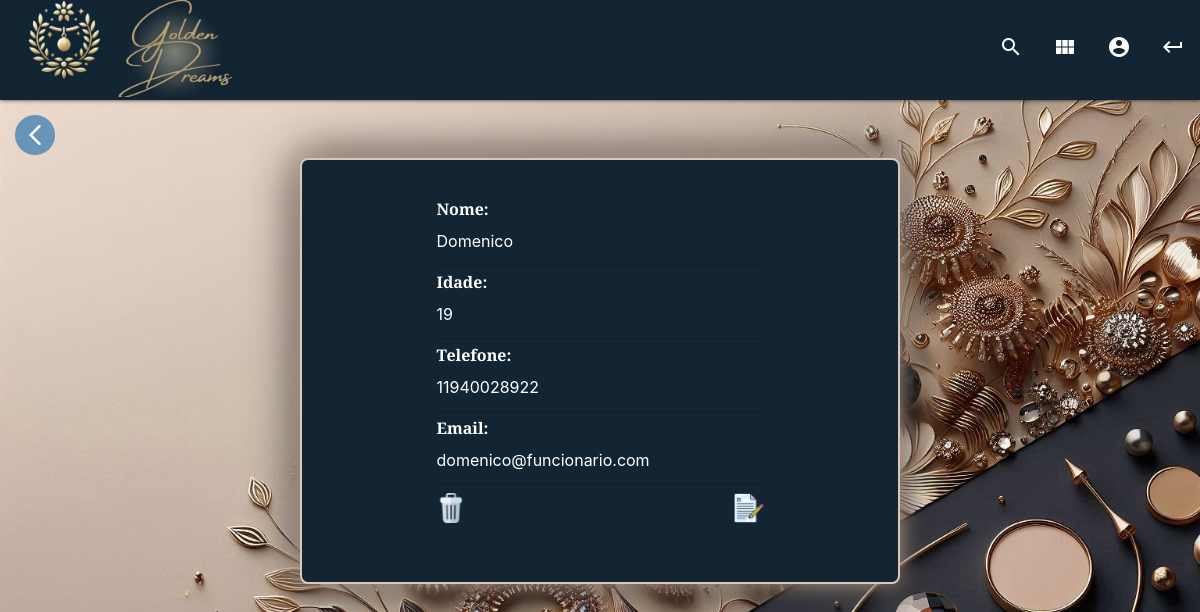
Page /model/listarfunc.php on the earlier database version.
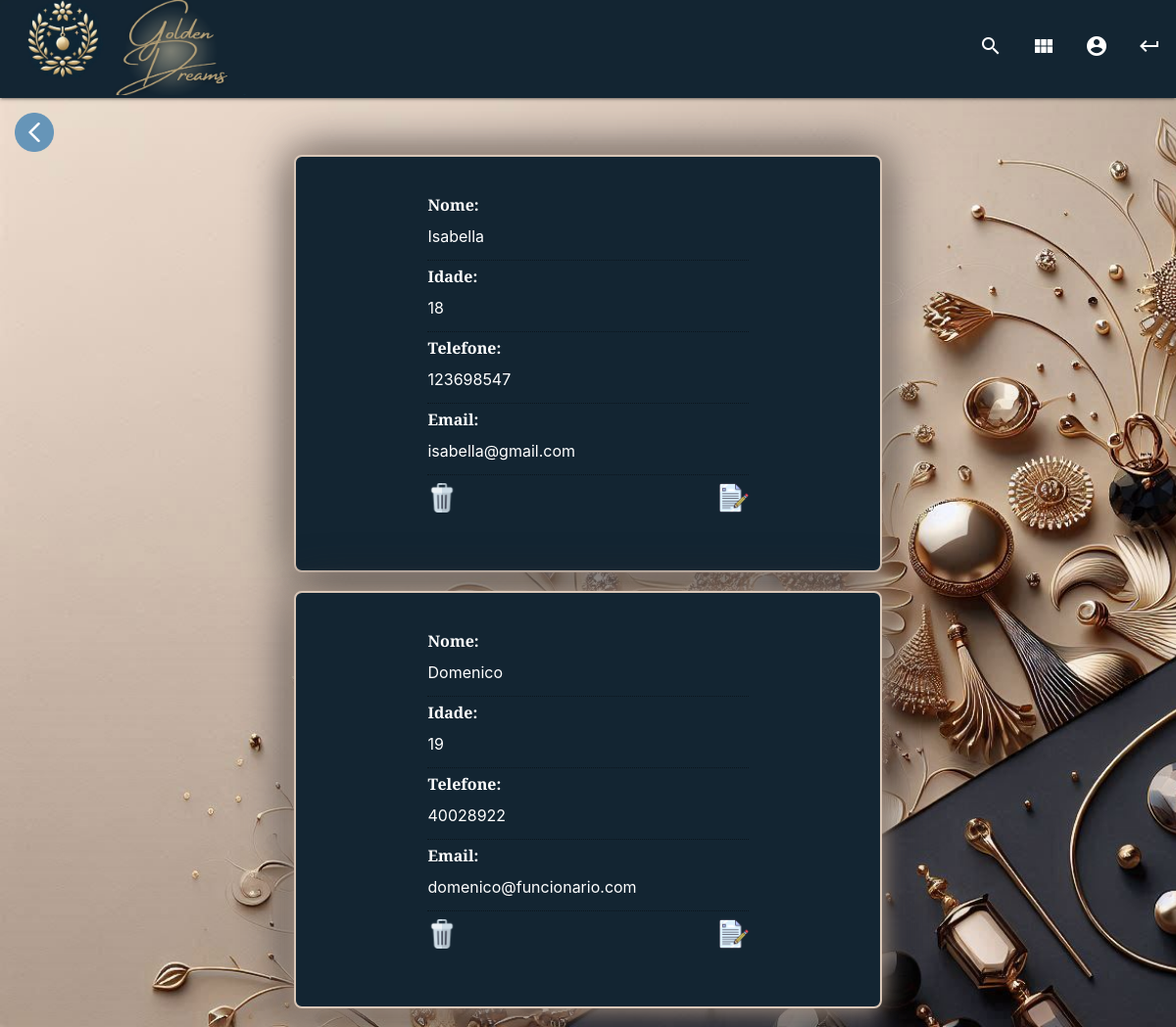
Same page on the later database version.
### tables this page shows
CREATE TABLE `tbfuncionarios` (
  `id_funcionario` int(11) NOT NULL,
  `nome` varchar(100) DEFAULT NULL,
  `idade` int(11) DEFAULT NULL,
  `telefone` varchar(20) DEFAULT NULL,
  `email` varchar(100) DEFAULT NULL,
  `senha` varchar(50) DEFAULT NULL
);

### factory/conexaobd.php (called while the page is built)
<?php
    class CaminhoBd{
        public static $usuario = "root";
        public static $senha = "";
        public static $connect = null;
        private static function Conectar(){
            try{
                self::$connect = new PDO('mysql:host=localhost;dbname=bdgoldendreams', self::$usuario, self::$senha);
            } catch (Exception $erro) {
                echo 'ERRO - ' . $erro->getMessage();
                die;
            }
            return self::$connect;
        }
        public function getConexaoBd(){
            return self::Conectar();
        }
    }
?>

### model/listarfunc.php (the view, shortened to what this page needs)
<?php
    include_once "../view/cabecalho.php";
?>
<!DOCTYPE html>
<html lang="pt-br">
<head>
    <link rel="stylesheet" href="../css/default.css">
    <link rel="stylesheet" href="../css/form.css">
</head>
<body>
    <?php
        if(isset($_SESSION['funcionario'])){
            echo '<a class="btvoltar" href="../view/menufunc.php"> <img src="../img/seta-esquerda (1).png" alt="" width="40px"> </a>';
        }else{
            echo '<a class="btvoltar" href="../view/menuadm.php"> <img src="../img/seta-esquerda (1).png" alt="" width="40px"> </a>';
        }
       include_once '../factory/conexaobd.php';
       $conn = new CaminhoBd();
        $consulta = "select * from tbfuncionarios";
        $resultado = $conn->getConexaoBd()->prepare($consulta);
        $resultado->execute();
        while ($cont = $resultado->fetch(PDO::FETCH_ASSOC)) {
    ?>
    <div class="inptsinfo">
        <form action="">
            <br/>
            Nome:
            <input type="text" class="inptinfo" name="cxproduto" disabled value="<?php echo $cont['nome']?>"/><br/>
            Idade:
            <input type="number" class="inptinfo" name="cxidade" disabled value="<?php echo $cont['idade']?>"/><br/>
            Telefone:
            <input type="text" class="inptinfo" name="cxtelefone" disabled value="<?php echo $cont['telefone']?>"/><br/>
            Email:
            <input type="text" class="inptinfo" name="cxemail" disabled value="<?php echo $cont['email']?>"/><br/>
            <div class="crud">
                <a class="btexcluir" href="excluirfunc.php?id=<?php echo $cont['id_funcionario'];?>">
                    <img src="../img/lata-de-lixo.png" alt="">
                </a>
                <a class="btnalterar" href=".php?id=<?php echo $cont['id_funcionario'];?>">
                    <img src="../img/editar-arquivo.png" alt="">
                </a>
            </div>
            <br/>
            <br/>
        </form>
    </div>
    <?php
       }
    ?>
</body>
</html>

### view/cabecalho.php (shortened to what this page needs)
<!DOCTYPE html>
<html lang="pt-br">
<head>
   <link rel="stylesheet" href="../css/materialize.css">
   <link rel="stylesheet" href="../css/headerstyle.css">
</head>
<body>
    <nav class="custom-navbar">
        <div class="nav-wrapper">
            <a href="" class="logo"><img src="../img/logo2.png" alt="Golden Dreams Logo" /></a>
            <ul class="right hide-on-med-and-down">
                <li><a href="sass.html"><i class="material-icons">search</i></a></li>
                <?php
                    if(isset($_SESSION['funcionario'])){
                        echo '<li><a href="../view/menufunc.php"><i class="material-icons">view_module</i></a></li>';
                    }else{
                        echo '<li><a href="../view/menuadm.php"><i class="material-icons">view_module</i></a></li>';
                    }
                ?>
                <li><a href="collapsible.html"><i class="material-icons">account_circle</i></a></li>
                <li><a href="logout.php"><i class="material-icons">keyboard_return</i></a></li>
            </ul>
        </div>
    </nav>
</body>
</html>

### css/headerstyle.css (style rules this page uses)
.custom-navbar { height: 100px; background-color: #132532; }
.custom-navbar .nav-wrapper { height: 100%; }
.custom-navbar .logo img { z-index: 1; border-radius: 8px; width: 32vh; }
.custom-navbar .nav-wrapper ul li a { margin-top: 15px; height: 100%; display: flex; align-items: center; }

### css/default.css (style rules this page uses)
html, body, div, span, applet, object, iframe, h1, h3, h4, h5, h6, p, blockquote, pre, a, abbr, acronym, address, big, cite, code, del, dfn, em, img, ins, kbd, q, s, samp, small, strike, strong, sub, sup, tt, var, b, u, i, center, dl, dt, dd, ol, ul, li, fieldset, form, label, legend, table, caption, tbody, tfoot, thead, tr, th, td, article, aside, canvas, details, embed, figure, figcaption, footer, header, hgroup, menu, nav, output, ruby, section, summary, time, mark, audio, video { margin: 0; padding: 0; border: 0; font-size: 100%; font: inherit; vertical-align: baseline; }
article, aside, details, figcaption, figure, footer, header, hgroup, menu, nav, section { display: block; }
body { line-height: 1; background-color: #bbbbbb; }
ol, ul { list-style: none; }

### css/form.css (style rules this page uses)
body { background-image: url("../img/Designerz.jpeg"); background-repeat: no-repeat; background-size: cover; background-attachment: fixed; font-family: "Playfair Display", serif; }
.btvoltar img { width: 40px; margin: 15px 15px 0px 15px; }
.LoginField, .inptsinfo { background-color: #132532; display: flex; margin: auto; width: 50%; border-radius: 8px; padding: 25px; justify-content: center; color: #fff; font-weight: bold; border: 2px solid #D9C7B8; box-shadow: 0px 0px 0px #000, 0 0 25px #B8A290, 0 0 50px #27272D; margin-bottom: 19px; }
.inptinfo { color: #fff; }
.crud { display: flex; flex-direction: row; justify-content: space-between; }
.inptinfo:disabled { color: #fff !important; cursor: not-allowed; }
.btexcluir img, .btnalterar img { width: 30px; }

Differences in the rows shown:
added tbfuncionarios: cxproduto "Isabella", cxidade "18", cxtelefone "123698547", cxemail "isabella@gmail.com"
changed tbfuncionarios "Domenico": cxtelefone "11940028922" → "40028922"
